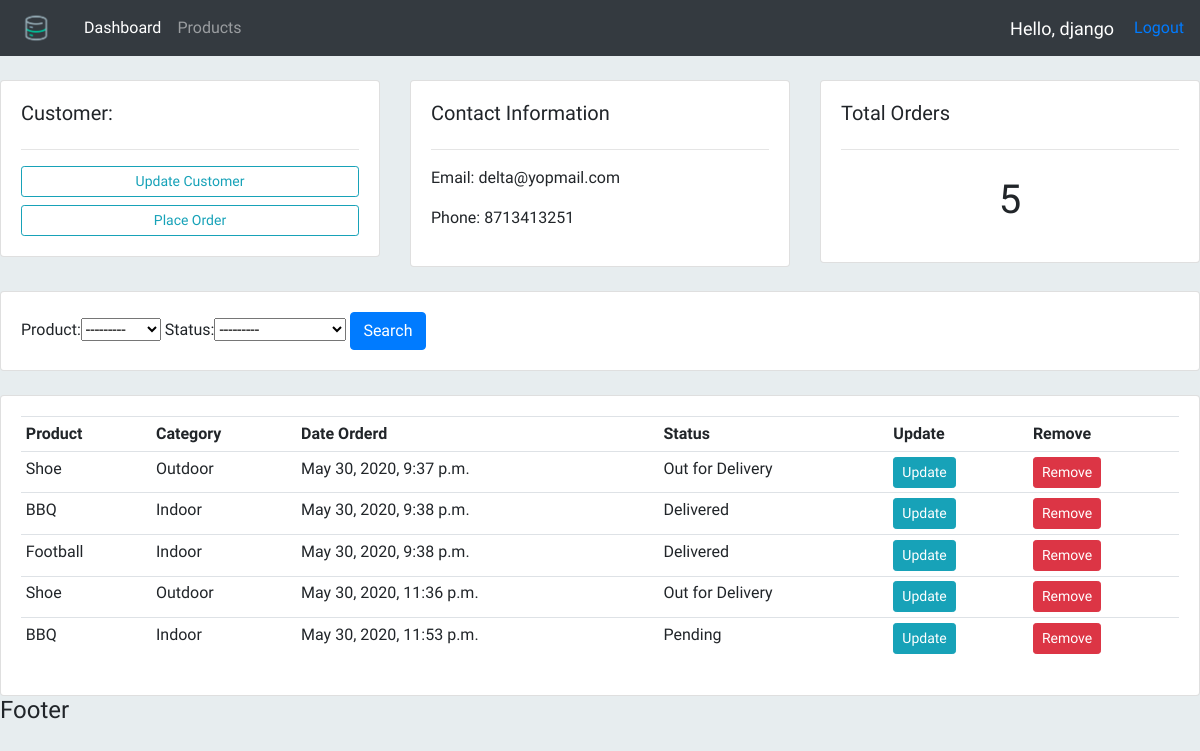
Page /customer/1 (signed in) on the committed database.
### accounts/models.py (models this page shows, shortened)
class Customer(models.Model):
    name = models.CharField(max_length=200, null=True)
    phone = models.CharField(max_length=10, null=True)
    email = models.EmailField(max_length=254, null=True)
    date_created = models.DateTimeField(auto_now_add=True)

class Order(models.Model):
    STATUS = (
        ('Pending', 'Pending'),
        ('Out for Delivery', 'Out for Delivery'),
        ('Delivered', 'Delivered')
    )
    customer = models.ForeignKey(Customer, on_delete = models.SET_NULL, null=True)
    product = models.ForeignKey(Product, on_delete= models.SET_NULL, null= True)
    date_created = models.DateTimeField(auto_now_add=True)
    status = models.CharField(max_length=200, null=True, choices=STATUS)

class Product(models.Model):
    CATEGORY = (
        ("Indoor", "Indoor"),
        ("Outdoor", "Outdoor")
    )
    name = models.CharField(max_length=200, null=True)
    category = models.CharField(max_length=200, null=True, choices=CATEGORY)
    price = models.FloatField(null=True)
    description = models.CharField(max_length=200, null=True)
    date_created = models.DateTimeField(auto_now_add=True)
    tag = models.ManyToManyField(Tag)
    def __str__(self):
        return self.name

### accounts/decorators.py (the view)
        def wrapper_func(request, *args, **kwargs):
            if request.user.groups.all()[0].name in allowed_roles:
                return view_func(request, *args, **kwargs)
            else:
                return HttpResponse('You are not allowed to access here')

### accounts/views.py (called while the page is built)
@login_required(login_url='login')
@allowed_users(allowed_roles= ['admin','staff'])
def customer(request, id):
    customer = Customer.objects.get(id=id)
    orders = customer.order_set.all()
    customer_filter = OrderFilter(request.GET, queryset=orders)
    orders = customer_filter.qs
    context = {'customer': customer, 'orders': orders, 'total_orders':orders.count(), 'customer_filter':customer_filter}
    return render(request, 'accounts/customer.html', context)

### accounts/templates/accounts/customer.html
{% extends 'accounts/main.html' %}
{% block content %}
    <br>
    <div class="row">
        <div class="col-md">
            <div class="card card-body">
                <h5>Customer:</h5>
                <hr>
                <a class="btn btn-outline-info  btn-sm btn-block" href="">Update Customer</a>
                <a class="btn btn-outline-info  btn-sm btn-block" href="{% url 'multiple_order_for_customer' customer.id %}">Place Order</a>
            </div>
        </div>
        <div class="col-md">
            <div class="card card-body">
                <h5>Contact Information</h5>
                <hr>
                <p>Email: {{ customer.email }}</p>
                <p>Phone: {{ customer.phone }}</p>
            </div>
        </div>
        <div class="col-md">
            <div class="card card-body">
                <h5>Total Orders</h5>
                <hr>
                <h1 style="text-align: center;padding: 10px">{{ total_orders }}</h1>
            </div>
        </div>
    </div>
    <br>
    <div class="row">
        <div class="col">
            <div class="card card-body">
                <form method="get">
                    {{ customer_filter.form }}
                <button class="btn btn-primary" type="submit">Search</button>
            </form>
            </div>
        </div>
    </div>
    <br>
    <div class="row">
        <div class="col-md">
            <div class="card card-body">
                <table class="table table-sm">
                    <tr>
                        <th>Product</th>
                        <th>Category</th>
                        <th>Date Orderd</th>
                        <th>Status</th>
                        <th>Update</th>
                        <th>Remove</th>
                    </tr>
                    {% for order in orders %}
                        <tr>
                            <td>{{ order.product }}</td>
                            <td>{{ order.product.category }}</td>
                            <td>{{ order.date_created }}</td>
                            <td>{{ order.status }}</td>
                            <td><a href="{% url 'update_order' order.id %}" class="btn btn-sm btn-info">Update</a></td>
                            <td><a href="{% url 'remove_order' order.id %}" class="btn btn-sm btn-danger">Remove</a></td>
                        </tr>
                    {% endfor %}
                </table>
            </div>
        </div>
    </div>
{% endblock %}

### accounts/templates/accounts/navbar.html (shortened to what this page needs)
{% load static %}
 {% if request.user.is_authenticated %}
 <nav class="navbar navbar-expand-lg navbar-dark bg-dark">
    <img class="logo" src="{% static '/images/logo.png' %}" >
      <div class="collapse navbar-collapse" id="navbarNav">
        <ul class="navbar-nav">
          {% if request.user.is_staff %}
            <li class="nav-item active">
              <a class="nav-link" href="{% url 'home' %}">Dashboard <span class="sr-only">(current)</span></a>
            </li>
            <li class="nav-item">
              <a class="nav-link" href="{% url 'products' %}">Products</a>
            </li>
          {% endif %}
        </ul>
      </div>
    <span class="user-message">Hello, {{ request.user }} </span>
    <span><a href="{% url 'user_logout' %}">Logout</a></span>
  </nav>
  {% endif %}

### static/css/main.css (style rules this page uses)
body, html { margin: 0; padding: 0; height: 100%; background: #e7edef !important; font-family: 'Varela', sans-serif !important; }
.logo { height: 40px; margin-right: 20px; }
.user-message { font-size: 18px; color: #fff; margin-right: 20px; }

### rows in the picture
Customer: email "delta@yopmail.com", phone "8713413251"
Order: product "Shoe", product.category "Outdoor", date_created "May 30, 2020, 9:37 p.m.", status "Out for Delivery"
Order: product "BBQ", product.category "Indoor", date_created "May 30, 2020, 9:38 p.m.", status "Delivered"
Order: product "Football", product.category "Indoor", date_created "May 30, 2020, 9:38 p.m.", status "Delivered"
Order: product "Shoe", product.category "Outdoor", date_created "May 30, 2020, 11:36 p.m.", status "Out for Delivery"
Order: product "BBQ", product.category "Indoor", date_created "May 30, 2020, 11:53 p.m.", status "Pending"

### other values in the picture
{{ request.user }} "django"
{{ total_orders }} "5"
